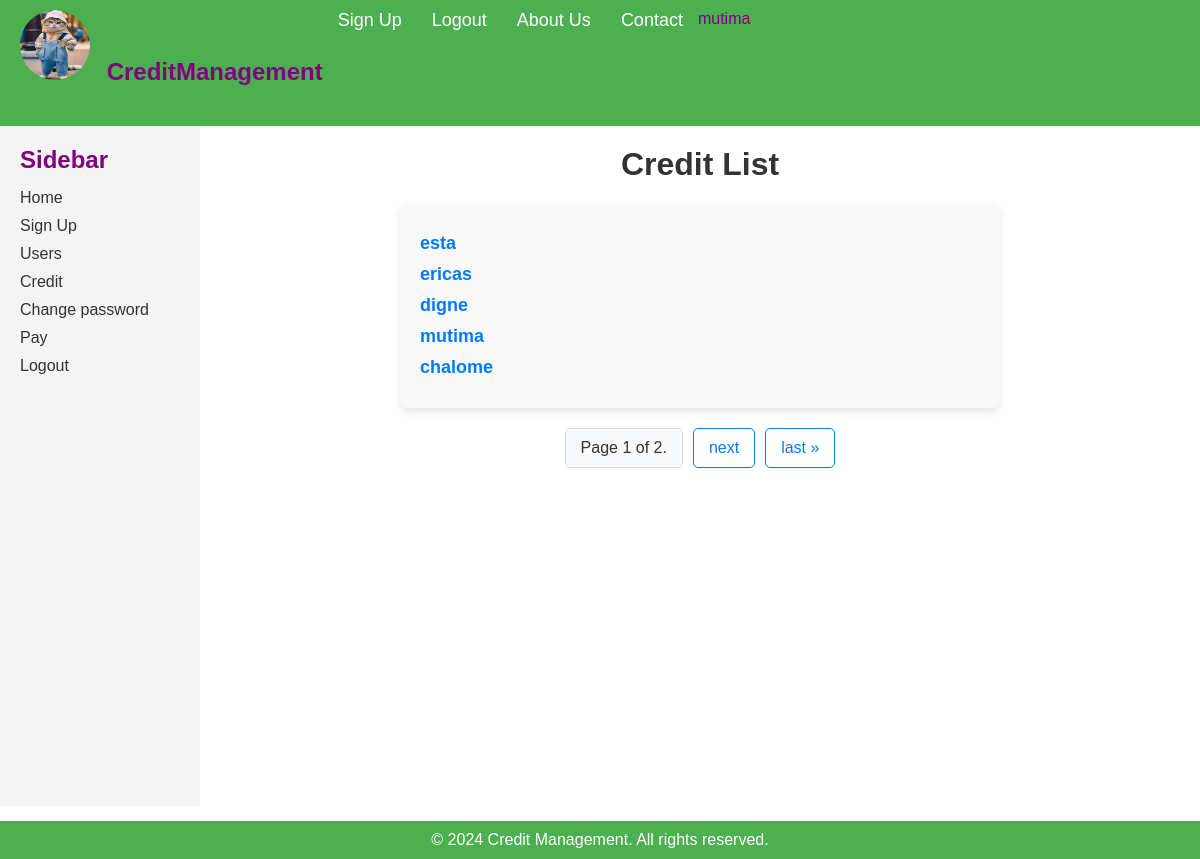
Page /credit_list (signed in) on the committed database.
### authentication/models.py (models this page shows)
class CustomUser(AbstractUser):
    class Gender(models.TextChoices):
        MALE = 'MALE', 'Male'
        FEMALE = 'FEMALE', 'Female'
    class Civility(models.TextChoices):
        MARRIED = 'MARRIED', 'Married'  # Fixed spelling
        UNMARRIED = 'UNMARRIED', 'Unmarried'  # Fixed spelling
    PROVINCES = [
        ('Kayanza', 'Kayanza'),
        ('Mwaro', 'Mwaro'),
        ('Bururi', 'Bururi'),
        ('Bujumbura-Mairie', 'Bujumbura-Mairie'),
        ('Bujumbura-Rurale', 'Bujumbura-Rurale'),
        ('Gitega', 'Gitega'),
        ('Rutana', 'Rutana'),
        ('Ngozi', 'Ngozi'),
        ('Cibitoke', 'Cibitoke'),
        ('Muyinga', 'Muyinga'),
        ('Kirundo', 'Kirundo'),
        ('Rumonge', 'Rumonge'),
        ('Makamba', 'Makamba'),
        ('Karusi', 'Karusi'),
        ('Ruyigi', 'Ruyigi'),
        ('Bubanza', 'Bubanza'),
    ]
    gender = models.CharField(
        max_length=10,
        verbose_name='Gender',
        choices=Gender.choices  # Use .choices here
    )
    civility = models.CharField(
        max_length=30,
        verbose_name='Civility',
        choices=Civility.choices  # Use .choices here
    )
    province = models.CharField(
        max_length=30,
        verbose_name='Province',
        choices=PROVINCES
    )
    birth_year = models.PositiveIntegerField(
        verbose_name='Birth Year',
        choices=[(year, year) for year in range(1900, datetime.now().year + 1)],
        default=datetime.now().year
    )
    profile_photo = models.ImageField(verbose_name='Profile Photo')  # Specify upload_to
    def __str__(self):
        return self.username

### credit/models.py (models this page shows, shortened)
class CreditModel(models.Model):
	customer=models.ForeignKey(CustomUser, on_delete=models.CASCADE,verbose_name='CustomUser')
	amount=models.PositiveIntegerField(verbose_name='Amount')
	date_created = models.DateTimeField(auto_now_add=True)
	approved=models.BooleanField(default=False)
	payed=models.BooleanField(default=False)

### credit/views.py (the view)
# urls.py: path('credit_list',CreditListView.as_view(),name='credit_list'),
class CreditListView(LoginRequiredMixin,ListView):
	model=CreditModel
	template_name='credit/credit_list.html'
	paginate_by=5

### credit/templates/credit/credit_list.html (shortened to what this page needs)
{% extends "base.html" %}
{% block content %}
<h1>Credit List</h1>
	<div class="credit_list">
		<ul>
			{% for credit in object_list %}
				<li><a href="{% url 'credit_detail' credit.id %}">{{ credit.customer }}</a></li>
			{% endfor %}
		</ul>
	</div>
	<div class="pagination">
    <span class="step-links">
        {% if is_paginated %}
            <span class="current">
                Page {{ page_obj.number }} of {{ page_obj.paginator.num_pages }}.
            </span>
            {% if page_obj.has_next %}
                <a href="?page={{ page_obj.next_page_number }}">next</a>
                <a href="?page={{ page_obj.paginator.num_pages }}">last &raquo;</a>
            {% endif %}
        {% endif %}
    </span>
</div>
{% endblock content %}

### templates/base.html (shortened to what this page needs)
{% load static %}
<!DOCTYPE html>
<html lang="en">
<head>
    <link rel="stylesheet" href="{% static 'style.css' %}">
</head>
<body>
    <nav class="navbar">
        <div class="container">
            <div class="logo">
            <img  src={{ user.profile_photo.url }}>
            CreditManagement</div>
            <ul class="nav-links">
                <li><a href="{% url 'signup' %}">Sign Up</a></li>
                <li><a href="#">Logout</a></li>
                <li><a href="#about">About Us</a></li>
                <li><a href="#contact">Contact</a></li>
            </ul>
            <div class="user"><p>{{ user }}</p></div>
        </div>
    </nav>
    <div class="container">
        <aside class="sidebar">
            <h2>Sidebar</h2>
            <ul>
                <li><a href="{% url 'credit_home' %}">Home</a></li>
                <li><a href="{% url 'signup' %}">Sign Up</a></li>
                <li><a href="{% url 'user_list' %}">Users</a></li>
                <li><a href="{% url 'credit_create' %}">Credit</a></li>
                <li><a href="{% url 'change_password' %}">Change password</a></li>
                <li><a href="{% url 'logout' %}">Pay</a></li>
                <li><a href="{% url 'logout' %}">Logout</a></li>
            </ul>
        </aside>
        <main class="main-content">
            {% block content %}
            {% endblock content %}
        </main>
    </div>
    <footer class="footer">
        <p>&copy; 2024 Credit Management. All rights reserved.</p>
    </footer>
</body>
</html>

### static/style.css (style rules this page uses)
* { margin: 0; padding: 0; box-sizing: border-box; }
body { font-family: 'Arial', sans-serif; }
.navbar { background-color: #4CAF50; color: white; padding: 10px 20px; }
.container { display: flex; }
.logo { font-size: 24px; font-weight: bold; }
.logo img { width: 70px; height: 70px; border-radius: 50%; margin-right: 10px; }
.nav-links { list-style: none; display: flex; }
.nav-links li { margin: 0 15px; }
.nav-links a { color: white; text-decoration: none; font-size: 18px; transition: color 0.3s; }
.sidebar { width: 200px; height: 85vh; background-color: #f4f4f4; padding: 20px; }
.sidebar h2 { margin-bottom: 15px; }
.sidebar ul { list-style: none; }
.sidebar ul li { margin: 10px 0; }
.sidebar ul li a { text-decoration: none; color: #333; }
.main-content { flex: 1; padding: 20px; }
.footer { background-color: #4CAF50; color: white; text-align: center; padding: 10px 0; }
.pagination { display: flex; justify-content: center; align-items: center; margin: 20px 0; }
.step-links { list-style: none; padding: 0; display: flex; }
.step-links a { text-decoration: none; color: #007bff; padding: 10px 15px; margin: 0 5px; border: 1px solid #007bff; border-radius: 5px; transition: background-color 0.3s, color 0.3s; }
.step-links .current { padding: 10px 15px; margin: 0 5px; border: 1px solid #ddd; border-radius: 5px; background-color: #f8f9fa; color: #333; }
h1 { text-align: center; color: #333; }
div { color: purple; margin-bottom: 15px; }
.credit_list { max-width: 600px; margin: 20px auto; padding: 20px; background-color: #f9f9f9; border-radius: 8px; box-shadow: 0 4px 10px rgba(0, 0, 0, 0.1); }
.credit_list ul { list-style-type: none; padding: 0; margin: 0; }
.credit_list li { margin: 10px 0; }
.credit_list a { text-decoration: none; color: #007bff; font-size: 18px; font-weight: bold; transition: color 0.3s; }

### rows in the picture
CustomUser: profile_photo (picture), username "mutima"
CreditModel: customer "esta"
CreditModel: customer "ericas"
CreditModel: customer "digne"
CreditModel: customer "mutima"
CreditModel: customer "chalome"

### other values in the picture
{{ page_obj.number }} "1"
{{ page_obj.paginator.num_pages }} "2"
